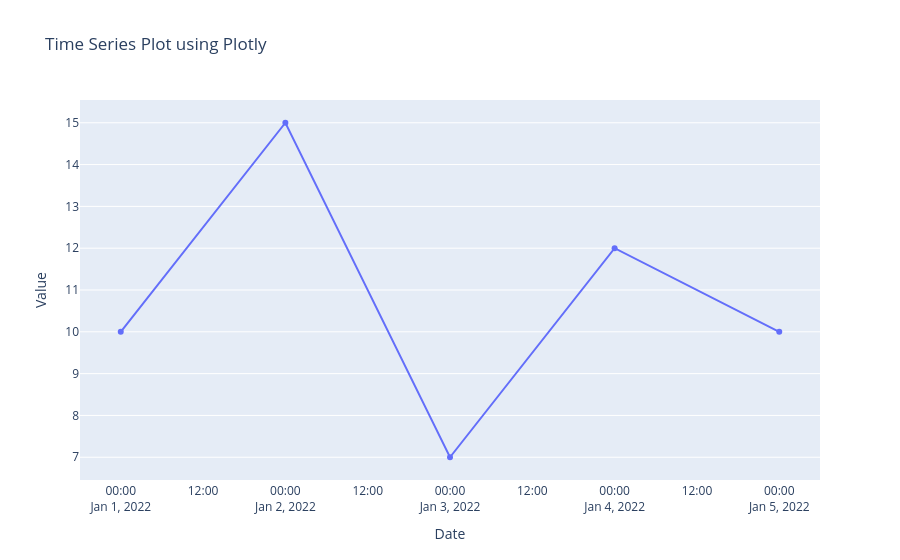

The notebook cell saved with this chart:
### Code cell
# Import required libraries
import plotly.graph_objects as go
import pandas as pd

# Sample time series data
data = {
    'Date': ['2022-01-01', '2022-01-02', '2022-01-03', '2022-01-04', '2022-01-05'],
    'Value': [10, 15, 7, 12, 10]
}

# Create a pandas dataframe from the dictionary
df = pd.DataFrame(data)

# Convert the 'Date' column to a datetime object for better handling
df['Date'] = pd.to_datetime(df['Date'])

# Creating the time series plot
fig = go.Figure(data=go.Scatter(x=df['Date'], y=df['Value'], mode='lines+markers'))

# Setting the layout for the plot
fig.update_layout(
    title='Time Series Plot using Plotly',
    xaxis_title='Date',
    yaxis_title='Value',
    xaxis=dict(showline=True, showgrid=False, showticklabels=True),
    yaxis=dict(zeroline=False, showgrid=True, showline=False, showticklabels=True),
)

# Display the plot
fig.show()

# Save the plot to an HTML file
fig.write_html("time_series_plotly.html")

# save as png
fig.write_image("time_series_plotly.png")

### Figure 1 — Plotly figure (JSON) as saved in the notebook; plotly's stock layout.template omitted (floating-point values rounded to 4 significant figures)
{"data": [{"mode": "lines+markers", "type": "scatter", "x": ["2022-01-01T00:00:00", "2022-01-02T00:00:00", "2022-01-03T00:00:00", "2022-01-04T00:00:00", "2022-01-05T00:00:00"], "y": [10, 15, 7, 12, 10]}], "layout": {"title": {"text": "Time Series Plot using Plotly"}, "xaxis": {"showgrid": false, "showline": true, "showticklabels": true, "title": {"text": "Date"}}, "yaxis": {"showgrid": true, "showline": false, "showticklabels": true, "title": {"text": "Value"}, "zeroline": false}}}
